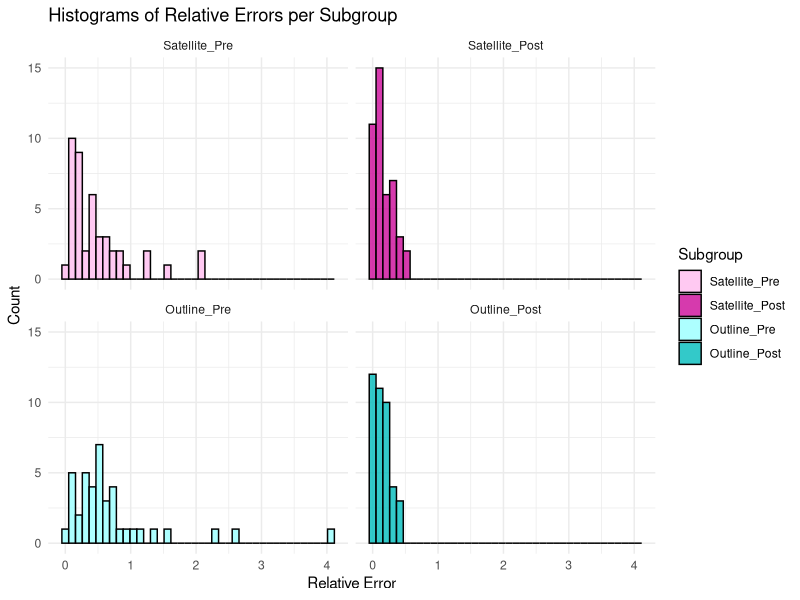
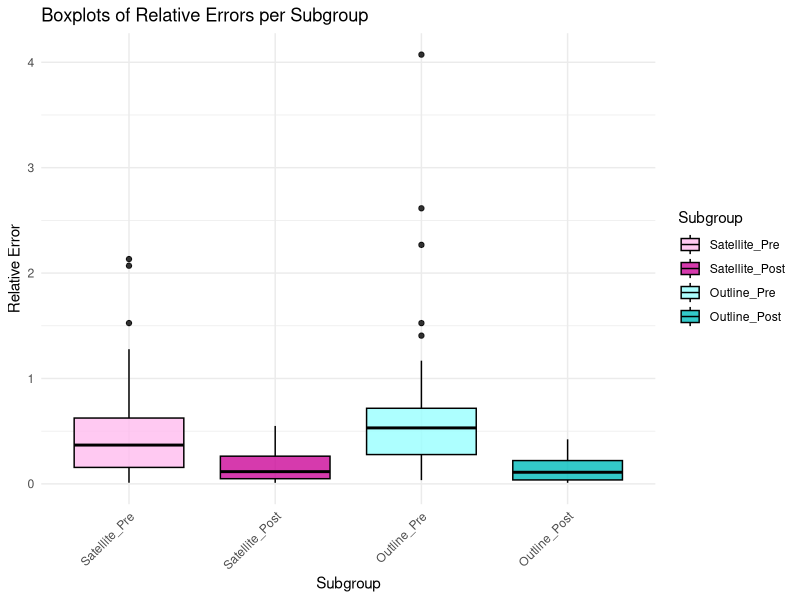

R code for these plots, in order: (Note: this script raises an error after producing the figures.)
## ---- chunk 1
library(dplyr)
library(tidyr)
library(tidyverse)
library(ggplot2)
library(rstatix) 
## ---- chunk 2
df <- read.csv("RelativeErrorTrueZero.csv", sep= ";")
colnames(df)
names(df)
## ---- chunk 3
df_long <- df %>%
  pivot_longer(
    cols = c(Map1, Map2, Map3, Map4),
    names_to = "Map",
    values_to = "RelativeError"
  )


df_long <- df_long %>%
  mutate(Subgroup = paste(Maptype, Treatment, sep = "_"))
## ---- chunk 4
df_long$Subgroup <- factor(df_long$Subgroup,
                           levels = c("Satellite_Pre", "Satellite_Post",
                                      "Outline_Pre", "Outline_Post"))


colors_map <- c(
  "Satellite_Pre"  = "#ffbbee",
  "Satellite_Post" = "#cc0999",
  "Outline_Pre"    = "#99ffff",
  "Outline_Post"   = "#00bbbb"
)
## ---- chunk 5
ggplot(df_long, aes(x = RelativeError, fill = Subgroup)) +
  geom_histogram(position = "identity", alpha = 0.8, bins = 40, color = "black") +
  scale_fill_manual(values = colors_map) +
  facet_wrap(~ Subgroup) +
  labs(
    title = "Histograms of Relative Errors per Subgroup",
    x = "Relative Error",
    y = "Count"
  ) +
  theme_minimal()
## ---- chunk 6
ggplot(df_long, aes(x = Subgroup, y = RelativeError, fill = Subgroup)) +
  geom_boxplot(alpha = 0.8, color = "black") +  # black outline
  scale_fill_manual(values = colors_map) +
  labs(
    title = "Boxplots of Relative Errors per Subgroup",
    x = "Subgroup",
    y = "Relative Error"
  ) +
  theme_minimal() +
  theme(axis.text.x = element_text(angle = 45, hjust = 1))
## ---- chunk 7
ggplot(df, aes(x = Mean, fill = Subgroup)) +
  geom_histogram(position = "identity", alpha = 0.8, bins = 35, color = "black") +
  scale_fill_manual(values = colors_map) +
  facet_wrap(~ Subgroup) +
  labs(
    title = "Histograms of Means of Relative Errors per Subgroup",
    x = "Relative Error",
    y = "Count"
  ) +
  theme_minimal()
## ---- chunk 8
ggplot(df, aes(x = Subgroup, y = Mean, fill = Subgroup)) +
  geom_boxplot(alpha = 0.8, color = "black") +
  scale_fill_manual(values = colors_map) +
  labs(
    title = "Boxplots of Mean Relative Errors by Subgroup",
    x = "Subgroup",
    y = "Mean Relative Error"
  ) +
  theme_minimal() +
  theme(axis.text.x = element_text(angle = 45, hjust = 1))
## ---- chunk 9
# New df with Pre and Post in one table for paired tests
df_wide <- df %>%
  select(ParticipantID, Maptype, Treatment, Mean) %>%
  pivot_wider(
    names_from = Treatment,
    values_from = Mean
  )
## ---- chunk 10
df_sat <- df_wide %>% filter(Maptype == "Satellite")
df_out <- df_wide %>% filter(Maptype == "Outline")
## ---- chunk 11
# Satellite normality
shapiro.test(df_sat$Pre)
shapiro.test(df_sat$Post)
shapiro.test(df_sat$Post - df_sat$Pre)

# Outline normality
shapiro.test(df_out$Pre)
shapiro.test(df_out$Post)
shapiro.test(df_out$Post - df_out$Pre)
## ---- chunk 12
wilcox.test(df_sat$Pre, df_out$Pre, paired = FALSE, alternative = "less")

wilcox.test(df_sat$Post, df_out$Post, paired = FALSE, alternative = "less")
## ---- chunk 13
wtest_sat <- wilcox.test(df_sat$Post, df_sat$Pre, paired = TRUE, alternative = "less")
wtest_sat

wtest_out <- wilcox.test(df_out$Post, df_out$Pre, paired = TRUE, alternative = "less")
wtest_out
## ---- chunk 14
# Satellite effect size

n <- 11
V <- 1

mu_V <- n*(n+1)/4
sd_V <- sqrt(n*(n+1)*(2*n+1)/24)

Z <- (V - mu_V - 0.5) / sd_V

r <- Z / sqrt(n)

Z
r
## ---- chunk 15
# Outline effect size

n <- 10
V <- 0

mu_V <- n*(n+1)/4
sd_V <- sqrt(n*(n+1)*(2*n+1)/24)

Z <- (V - mu_V - 0.5) / sd_V

r <- Z / sqrt(n)

Z
r
